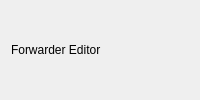
<?xml version="1.0" encoding="UTF-8"?>
<ui version="4.0">
<widget class="QDialog" name="forwarder_editor"><layout class="QVBoxLayout" name="forwarder_editorLayout"><item><widget class="QLabel" name="forwarder_editorLabel"><property name="text"><string>Forwarder Editor</string></property></widget></item></layout></widget>

</ui>
